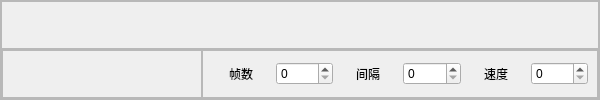
                     <widget class="QFrame" name="frame_122">
                      <property name="minimumSize">
                       <size>
                        <width>600</width>
                        <height>0</height>
                       </size>
                      </property>
                      <property name="frameShape">
                       <enum>QFrame::StyledPanel</enum>
                      </property>
                      <property name="frameShadow">
                       <enum>QFrame::Raised</enum>
                      </property>
                      <layout class="QVBoxLayout" name="verticalLayout_66">
                       <property name="spacing">
                        <number>0</number>
                       </property>
                       <property name="leftMargin">
                        <number>0</number>
                       </property>
                       <property name="topMargin">
                        <number>0</number>
                       </property>
                       <property name="rightMargin">
                        <number>0</number>
                       </property>
                       <property name="bottomMargin">
                        <number>0</number>
                       </property>
                       <item>
                        <widget class="QFrame" name="frame_123">
                         <property name="frameShape">
                          <enum>QFrame::StyledPanel</enum>
                         </property>
                         <property name="frameShadow">
                          <enum>QFrame::Raised</enum>
                         </property>
                         <layout class="QVBoxLayout" name="verticalLayout_67">
                          <item>
                           <widget class="QCameraViewfinder" name="viewFinder_3" native="true"/>
                          </item>
                         </layout>
                        </widget>
                       </item>
                       <item>
                        <widget class="QFrame" name="frame_124">
                         <property name="minimumSize">
                          <size>
                           <width>0</width>
                           <height>50</height>
                          </size>
                         </property>
                         <property name="maximumSize">
                          <size>
                           <width>16777215</width>
                           <height>50</height>
                          </size>
                         </property>
                         <property name="frameShape">
                          <enum>QFrame::StyledPanel</enum>
                         </property>
                         <property name="frameShadow">
                          <enum>QFrame::Raised</enum>
                         </property>
                         <layout class="QHBoxLayout" name="horizontalLayout_35">
                          <property name="spacing">
                           <number>0</number>
                          </property>
                          <property name="leftMargin">
                           <number>0</number>
                          </property>
                          <property name="topMargin">
                           <number>0</number>
                          </property>
                          <property name="rightMargin">
                           <number>0</number>
                          </property>
                          <property name="bottomMargin">
                           <number>0</number>
                          </property>
                          <item>
                           <widget class="QFrame" name="frame_125">
                            <property name="maximumSize">
                             <size>
                              <width>200</width>
                              <height>16777215</height>
                             </size>
                            </property>
                            <property name="frameShape">
                             <enum>QFrame::StyledPanel</enum>
                            </property>
                            <property name="frameShadow">
                             <enum>QFrame::Raised</enum>
                            </property>
                            <layout class="QVBoxLayout" name="verticalLayout_68">
                             <property name="spacing">
                              <number>0</number>
                             </property>
                             <property name="topMargin">
                              <number>0</number>
                             </property>
                             <property name="rightMargin">
                              <number>0</number>
                             </property>
                             <property name="bottomMargin">
                              <number>0</number>
                             </property>
                             <item>
                              <widget class="QPushButton" name="menu_icon_button_89">
                               <property name="maximumSize">
                                <size>
                                 <width>30</width>
                                 <height>30</height>
                                </size>
                               </property>
                               <property name="styleSheet">
                                <string notr="true">background:none;
border:none;
</string>
                               </property>
                               <property name="text">
                                <string/>
                               </property>
                               <property name="icon">
                                <iconset resource="res.qrc">
                                 <normaloff>:/images/images/player01.png</normaloff>:/images/images/player01.png</iconset>
                               </property>
                               <property name="iconSize">
                                <size>
                                 <width>30</width>
                                 <height>30</height>
                                </size>
                               </property>
                              </widget>
                             </item>
                            </layout>
                           </widget>
                          </item>
                          <item>
                           <widget class="QFrame" name="frame_126">
                            <property name="frameShape">
                             <enum>QFrame::StyledPanel</enum>
                            </property>
                            <property name="frameShadow">
                             <enum>QFrame::Raised</enum>
                            </property>
                            <layout class="QHBoxLayout" name="horizontalLayout_36">
                             <item>
                              <layout class="QHBoxLayout" name="horizontalLayout_37">
                               <item>
                                <widget class="QLabel" name="label_16">
                                 <property name="text">
                                  <string>帧数</string>
                                 </property>
                                 <property name="alignment">
                                  <set>Qt::AlignCenter</set>
                                 </property>
                                </widget>
                               </item>
                               <item>
                                <widget class="QSpinBox" name="spinBox_7"/>
                               </item>
                              </layout>
                             </item>
                             <item>
                              <layout class="QHBoxLayout" name="horizontalLayout_38">
                               <item>
                                <widget class="QLabel" name="label_17">
                                 <property name="text">
                                  <string>间隔</string>
                                 </property>
                                 <property name="alignment">
                                  <set>Qt::AlignCenter</set>
                                 </property>
                                </widget>
                               </item>
                               <item>
                                <widget class="QSpinBox" name="spinBox_8"/>
                               </item>
                              </layout>
                             </item>
                             <item>
                              <layout class="QHBoxLayout" name="horizontalLayout_39">
                               <item>
                                <widget class="QLabel" name="label_18">
                                 <property name="text">
                                  <string>速度</string>
                                 </property>
                                 <property name="alignment">
                                  <set>Qt::AlignCenter</set>
                                 </property>
                                </widget>
                               </item>
                               <item>
                                <widget class="QSpinBox" name="spinBox_9"/>
                               </item>
                              </layout>
                             </item>
                            </layout>
                           </widget>
                          </item>
                         </layout>
                        </widget>
                       </item>
                      </layout>
                     </widget>
